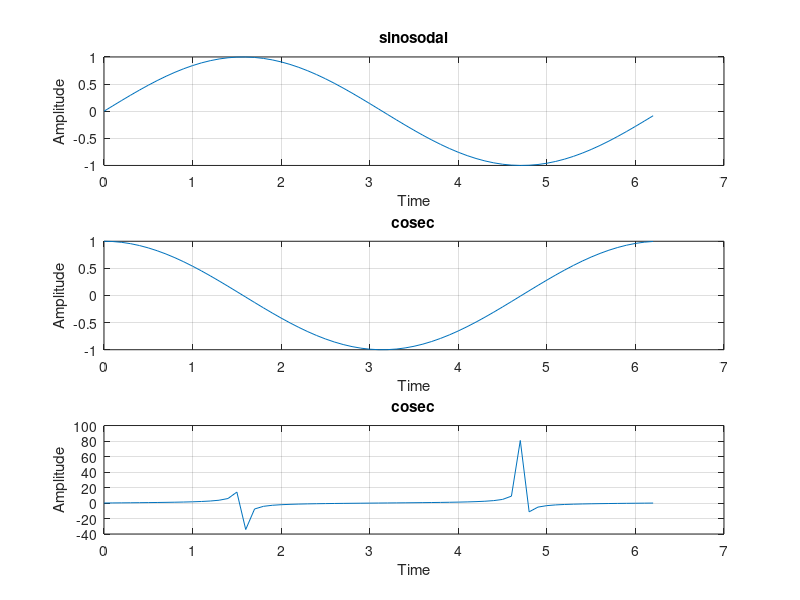

Source code (MATLAB):
clc;
clear all;
close all;

x=0:0.1:2*pi;
y=sin(x);
z=cos(x);
p=tan(x);


subplot(3,1,1);
%plot use for analog time signal
plot(x,y);
grid;
title('sinosodal');
xlabel('Time');
ylabel('Amplitude');

subplot(3,1,2);
plot(x,z);
grid;
title('cosec');
xlabel('Time');
ylabel('Amplitude');

subplot(3,1,3);
plot(x,p);
grid;
title('cosec');
xlabel('Time');
ylabel('Amplitude');
